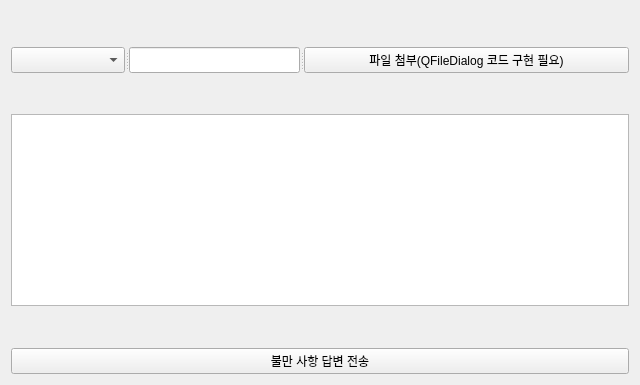
<?xml version="1.0" encoding="UTF-8"?>
<ui version="4.0">
 <class>AdminComplaintsAndImprovementsWidget</class>
 <widget class="QWidget" name="AdminComplaintsAndImprovementsWidget">
  <property name="geometry">
   <rect>
    <x>0</x>
    <y>0</y>
    <width>640</width>
    <height>385</height>
   </rect>
  </property>
  <property name="windowTitle">
   <string>Form</string>
  </property>
  <layout class="QGridLayout" name="gridLayout">
   <item row="0" column="0">
    <layout class="QVBoxLayout" name="verticalLayout">
     <item>
      <spacer name="verticalSpacer_3">
       <property name="orientation">
        <enum>Qt::Orientation::Vertical</enum>
       </property>
       <property name="sizeHint" stdset="0">
        <size>
         <width>20</width>
         <height>18</height>
        </size>
       </property>
      </spacer>
     </item>
     <item>
      <widget class="QSplitter" name="splitter_2">
       <property name="orientation">
        <enum>Qt::Orientation::Horizontal</enum>
       </property>
       <widget class="QSplitter" name="splitter">
        <property name="orientation">
         <enum>Qt::Orientation::Horizontal</enum>
        </property>
        <widget class="QComboBox" name="comboBox"/>
        <widget class="QLineEdit" name="lineEdit"/>
       </widget>
       <widget class="QPushButton" name="pushButton">
        <property name="text">
         <string>파일 첨부(QFileDialog 코드 구현 필요)</string>
        </property>
       </widget>
      </widget>
     </item>
     <item>
      <spacer name="verticalSpacer_2">
       <property name="orientation">
        <enum>Qt::Orientation::Vertical</enum>
       </property>
       <property name="sizeHint" stdset="0">
        <size>
         <width>20</width>
         <height>18</height>
        </size>
       </property>
      </spacer>
     </item>
     <item>
      <widget class="QTextEdit" name="textEdit"/>
     </item>
     <item>
      <spacer name="verticalSpacer">
       <property name="orientation">
        <enum>Qt::Orientation::Vertical</enum>
       </property>
       <property name="sizeHint" stdset="0">
        <size>
         <width>20</width>
         <height>18</height>
        </size>
       </property>
      </spacer>
     </item>
     <item>
      <widget class="QSplitter" name="splitter_3">
       <property name="orientation">
        <enum>Qt::Orientation::Horizontal</enum>
       </property>
       <widget class="QPushButton" name="pushButton_2">
        <property name="text">
         <string>불만 사항 답변 전송</string>
        </property>
       </widget>
      </widget>
     </item>
    </layout>
   </item>
  </layout>
 </widget>
 <resources/>
 <connections/>
</ui>
